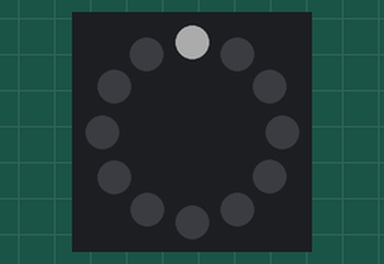
Simulated run of this sketch. Board: Arduino Uno, built with avr-gcc and run on an emulated ATmega328P. Shown: 12 RGB LEDs in a ring, first at the top, clockwise. Dim RGB values are drawn brighter than linear.

Above: at 0.21 s.
At 0.9 s:
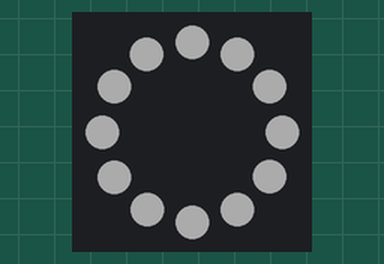

The sketch:

attiny85_led_setup_code.ino
```cpp
// SmartKC Digispark ATtiny85 firmware for a 12-pixel WS2812/WS2812B ring.
// Wiring: P1 -> 330-500 ohm resistor -> ring DIN, 5V -> 5V, GND -> GND.
#include <Adafruit_NeoPixel.h>

constexpr uint8_t LED_PIN = 1;
constexpr uint8_t LED_COUNT = 12;

// 48/255 limits worst-case LED current to about 136 mA for 12 white pixels.
// This leaves useful margin when the Digispark is powered through USB or phone OTG.
constexpr uint8_t LED_BRIGHTNESS = 48;
constexpr uint16_t PIXEL_TEST_DELAY_MS = 60;

Adafruit_NeoPixel ring(LED_COUNT, LED_PIN, NEO_GRB + NEO_KHZ800);

void setAllPixels(uint32_t colour) {
  for (uint8_t pixel = 0; pixel < LED_COUNT; ++pixel) {
    ring.setPixelColor(pixel, colour);
  }
  ring.show();
}

void setup() {
  ring.begin();
  ring.setBrightness(LED_BRIGHTNESS);
  ring.clear();
  ring.show();
  delay(200);

  // Startup self-test: the 12 pixels illuminate in order so a failed pixel,
  // reversed DIN/DOUT connection, or incorrect LED count is easy to identify.
  const uint32_t white = ring.Color(255, 255, 255);
  for (uint8_t pixel = 0; pixel < LED_COUNT; ++pixel) {
    ring.setPixelColor(pixel, white);
    ring.show();
    delay(PIXEL_TEST_DELAY_MS);
  }

  // Stable, even illumination for Placido-ring image capture.
  setAllPixels(white);
}

void loop() {
  // The illumination remains steady until power is removed.
}
```
